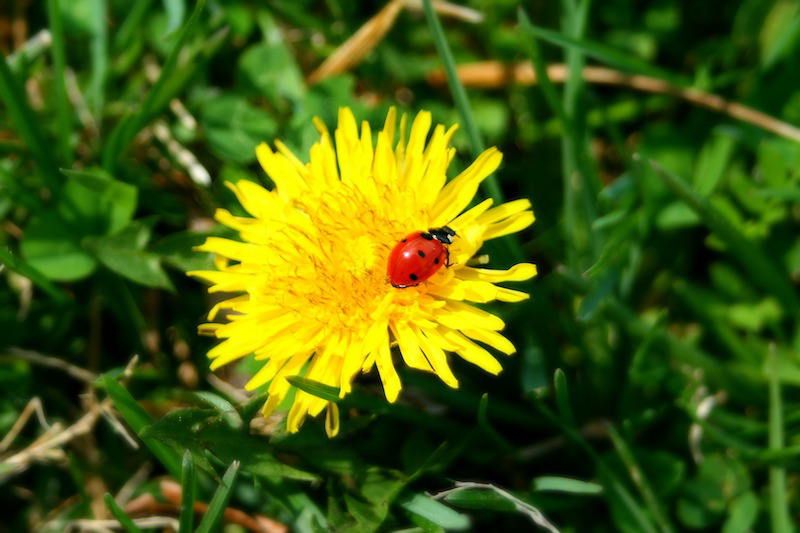
#> input picture Machine-Learning/images/unsupervised_learning/ladybug.png, 800 x 533 px, found by its file name
$ python chapter09_unsupervised_learning.py
#> lines starting #> are read from the running program, lines starting #| are printed output that depends on the picture
IMAGES_PATH = "./images/unsupervised_learning"
def save_fig(fig_id, tight_layout=True, fig_extension="png", resolution=300):
    path = os.path.join(IMAGES_PATH, fig_id + "." + fig_extension)
    print("Saving figure", fig_id)
    if tight_layout:
        plt.tight_layout()
    plt.savefig(path, format=fig_extension, dpi=resolution)

from sklearn.datasets import load_iris
X = load_iris().data
y = load_iris().target

from sklearn.cluster import KMeans
k = 5
kmeans = KMeans(n_clusters=5)
y_pred = kmeans.fit_predict(X)

#- KMeans 클래스의 인스턴스는 labels_ 인스턴스 변수에
#- 훈련된 샘플의 레이블을 가지고 있음
print(kmeans.labels_)          #- 훈련 샘플 레이블
print(kmeans.cluster_centers_) #- 이 알고리즘이 찾은 센트로이드

#- 새로운 샘플에 가장 가까운 센트로이드의 클러스터를 할당할 수 있음
import numpy as np
X_new = np.array([[0, 2, 3, 4], [3, 2, 4, 1], [-3, 3, 0, 0], [-3, 2.5, 3, 1]])
kmeans.predict(X_new)

#- KMeans 의 transform 함수는 샘플과 각 센트로이드 사이의 거리를 반환
kmeans.transform(X)

## 센트로이드 초기화 방법
#- 센트로이드를 근사하게 알 수 있다면 init 매개변수에 센트로이드 리스트를 담은
#- 넘파이 배열을 지정하고 n_init = 1로 지정
good_init = np.array([[-3, 3], [-3, 2], [-3, 1], [-1, 2], [0, 2]])
kmeans = KMeans(n_clusters=5, init=good_init, n_init=10)

#- Kmeans 모델의 이너셔 확인
kmeans = KMeans(n_clusters=5)
kmeans.fit(X)
print(kmeans.inertia_)

#- mini-batch kmeans
from sklearn.cluster import MiniBatchKMeans
minibatch_kmeans = MiniBatchKMeans(n_clusters=5)
minibatch_kmeans.fit(X)

#- 실루엣 점수 계산.
from sklearn.metrics import silhouette_score
silhouette_score(X, kmeans.labels_)

###########################################
## 군집을 이용한 색상 분할(color segmentation) ##
###########################################
from matplotlib.image import imread
import os
image = imread(os.path.join("images", "unsupervised_learning", "ladybug.png"))
#> image is the input picture: shape (533, 800, 3) float32; mean R, G, B 0.279, 0.372, 0.0529
print(f"image.shape : {image.shape}")
#| image.shape : (533, 800, 3)

#- imread : 0.0 ~ 1.0 사이
#- imageio.imread : 0 ~ 255 사이
#- 어떤 이미지는 더 적은 채널을 가지고(흑백사진), 어떤 이미지는 더 많은 채널을 가짐(투명도를 위한 알파채널 추가)
#- 위성 이미지는 종종 여러 전자기파에 대한 채널을 포함함(ex) 적외선)

#- 다음 코드는 RGB 색상의 긴 리스트로 변환한 다음 k-means 알고리즘을 사용해 클러스터로 모음
#- 각 색상에 대해 그 픽셀의 컬러 클러스터의 평균 컬러를 찾음. 예를 들어 모든 초록색은 모두 밝은 초록색으로 바뀔 수 있음
#- 마지막으로 shape 기존의 image shape과 동일하게 변경
X = image.reshape(-1, 3)
kmeans = KMeans(n_clusters=8).fit(X)
segmented_img = kmeans.cluster_centers_[kmeans.labels_] #- 색상 클러스터링
segmented_img = segmented_img.reshape(image.shape)
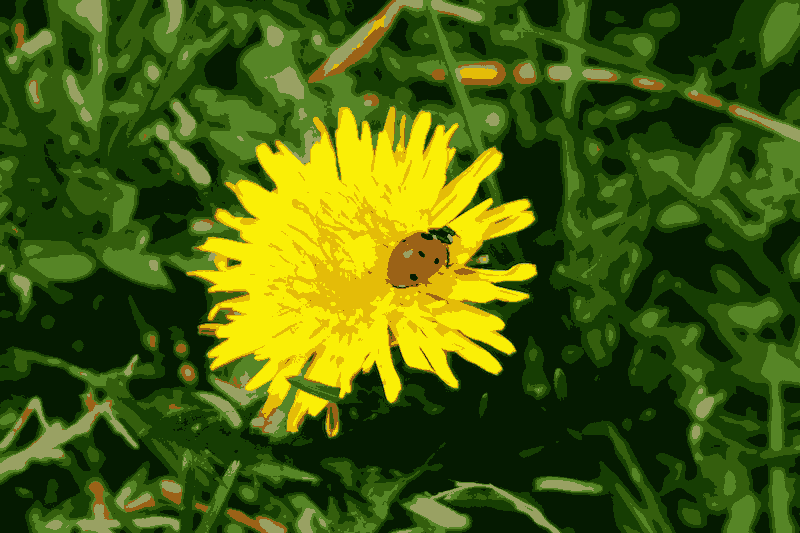
#> segmented_img: shape (533, 800, 3) float32; mean R, G, B 0.278, 0.371, 0.0529

#- 클러스터 개수를 조정하면 색상이 변경되는데, 무당벌레의 색상은 전체 이미지에서 조금 들어가있기 때문에
#- 다른 색과 합쳐지는 경향이 보임!

####################
## 군집을 사용한 전처리 ##
####################
from sklearn.datasets import load_digits
X_digits, y_digits = load_digits(return_X_y=True)

from sklearn.model_selection import train_test_split
X_train, X_test, y_train, y_test = train_test_split(X_digits, y_digits)

from sklearn.linear_model import LogisticRegression
log_reg = LogisticRegression(max_iter=1000)
log_reg.fit(X_train, y_train)
round(log_reg.score(X_test, y_test), 4)

#- cluster k-means 를 활용하여 전처리
#- 파이프라인을 만들어 훈련 세트를 50개의 클러스터로 모음
#- 이미지 50개 클러스터까지 거리로 바꿈
from sklearn.pipeline import Pipeline
pipeline = Pipeline([
    ("kmeans", KMeans(n_clusters=50)),
    ('log_reg', LogisticRegression(max_iter=100)),
])
pipeline.fit(X_train, y_train)
pipeline.score(X_test, y_test)

from sklearn.model_selection import GridSearchCV
param_grid = dict(kmeans__n_clusters=range(75, 100))
grid_clf = GridSearchCV(pipeline, param_grid, cv=3, verbose=2)
grid_clf.fit(X_train, y_train)

########################
## 군집을 사용한 준지도 학습 ##
########################
n_labels = 50
log_reg = LogisticRegression()
log_reg.fit(X_train[:n_labels], y_train[:n_labels])
log_reg.score(X_test, y_test) #- 0.86

#- 정확도가 훨씬 낮음
#- 이를 개선하기 위해 먼저 훈련 세트를 50개의 클러스터로 나눔
#- 그다음 각 클러스터에서 센트로이드에 가장 가까운 이미지를 찾음.
#- 이런 이미지를 대표 이미지(representative image)라고 함
import numpy as np
import matplotlib.pyplot as plt
from sklearn.cluster import KMeans

kmeans = KMeans(n_clusters=50)
X_digits_dist = kmeans.fit_transform(X_train)
representative_digit_idx = np.argmin(X_digits_dist, axis=0)
X_representative_digits = X_train[representative_digit_idx]

plt.figure(figsize=(8, 2))
for index, X_representative_digit in enumerate(X_representative_digits):
    plt.subplot(n_labels // 10, 10, index + 1) #- 5x10 의 50개의 칸, index+1 위치에 이미지 삽입한다는 의미
    plt.imshow(X_representative_digit.reshape(8, 8), cmap="binary", interpolation="bilinear")
    plt.axis('off')

#- 이미지를 보고 수동으로 y 할당
y_representative_digits = np.array([6, 8, 4, 3, 1, 0, 1, 2, 2, 5, 4, 6, 3, 1, 7, 9, 4, 7, 8, 6,
                                    4, 1, 9, 2, 0, 2, 7, 9, 5, 3, 7, 5, 1, 6, 8, 2, 9, 7, 5, 2,
                                    0, 8, 0, 4, 1, 0, 8, 6, 1, 9])

#- 레이블된 50개 샘플로 이루어진 데이터셋이 준비됨
#- 하지만 무작위로 고른 샘플은 아니고 이미지들은 각 클러스터를 대표하는 이미지
#- 성능이 조금이라도 높은지 확인해보자
log_reg = LogisticRegression()
log_reg.fit(X_representative_digits, y_representative_digits)
print(log_reg.score(X_test, y_test))

#- 50개의 모델을 훈련했을 뿐인데, 83.3% -> 92.2%로 확 올라감
#- 샘플에 레이블을 부여하는 것은 많이 어렵기 때문에 대표 샘플에 레이블을 할당하고 label propagation 을 해보자

#- y_train_propagated : 앞선 수동 레이블을 기반으로, 같은 클러스터 데이터는 수동 레이블을 할당
y_train_propagated = np.empty(len(X_train), dtype=np.int32)
for i in range(n_labels):
    y_train_propagated[kmeans.labels_== i] = y_representative_digits[i]

#- LogisticRegression 재학습
log_reg = LogisticRegression()
log_reg.fit(X_train, y_train_propagated)
log_reg.score(X_test, y_test)

#- 92% 정도의 정확도를 나타내는데, 이는 놀라울 정도는 아님.
#- 그 이유는 대표 샘플의 레이블을 동일한 클러스터의 모든 데이터에 전파했기 때문
#- 클러스터 경계에 가깝게 위치한 샘플이 포함되어 있고, 아마 잘못 레이블이 부여되었을 것임
#- 센트로이드와 가까운 샘플의 20%만 레이블을 전파해보고 어떻게 되는지 확인해보자

percentile_closest = 20
X_cluster_dist = X_digits_dist[np.arange(len(X_train)), kmeans.labels_]

for i in range(n_labels):
    in_cluster = (kmeans.labels_ == i)
    cluster_dist = X_cluster_dist[in_cluster]
    cutoff_distance = np.percentile(cluster_dist, percentile_closest) #- 각 클러스터별 20% 분위수 계산
    above_cutoff = (X_cluster_dist > cutoff_distance)
    X_cluster_dist[in_cluster & above_cutoff] = -1

partially_propagated = (X_cluster_dist != -1)
X_train_partially_propagated = X_train[partially_propagated]
y_train_partially_propagated = y_train_propagated[partially_propagated]

print(f"X_train_partially_propagated.shape : {X_train_partially_propagated.shape}")
print(f"y_train_partially_propagated.shape : {y_train_partially_propagated.shape}")

log_reg = LogisticRegression()
log_reg.fit(X_train_partially_propagated, y_train_partially_propagated)
log_reg.score(X_test, y_test)

#- 실제 label propagation 이 성능이 좋음
np.mean(y_train_partially_propagated == y_train[partially_propagated])

############
## DBSCAN ##
############
from sklearn.cluster import DBSCAN
from sklearn.datasets import make_moons

X, y = make_moons(n_samples=1000, noise=0.05)
dbscan = DBSCAN(eps=0.05, min_samples=5)
dbscan.fit(X)

#- 모든 샘플의 레이블은 _labels 에 저장
print(dbscan.labels_) #- -1인 것들은 샘플의 이상치로 판단했다는 것
print(np.unique(dbscan.labels_)) #- 총 9개의 cluster 생성

#- core instance 확인
#- core_sample_indices_ --> core instance의 index
#- components_          --> core instance value
print(f"core instance 개수 : {len(dbscan.core_sample_indices_)}")
print(f"core instance : {dbscan.components_}")

#- 클러스터를 7개 만들었고, 많은 샘플을 이상치로 판단하였으므로,
#- eps 를 0.2로 늘리면 완벽한 군집을 얻을 수 있음

#- DBSCAN 은 predict 함수를 제공하지 않고, predict_fit 함수만 제공
#- 다시 말해 이 알고리즘은 새로운 데이터셋이 들어왔을 때 클러스터를 예측할 수 없음
#- 따라서 사용자가 필요한 예측기를 선택해야 함 --> 분류 모델을 학습해야 한다는 의미
from sklearn.neighbors import KNeighborsClassifier
knn = KNeighborsClassifier(n_neighbors=50)
knn.fit(dbscan.components_, dbscan.labels_[dbscan.core_sample_indices_])

X_new = np.array([[-0.5, 0], [0, 0.5], [1, -0.1], [2, 1]])
knn.predict(X_new)
knn.predict_proba(X_new)

#- 이 분류기를 핵심 샘플만 학습할수도 있고, 모든 샘플에 대해서 학습할 수도 있음
#- 또는 이상치를 제외할 수도 있음. 선택은 최종 작업의 성능에 따라 결정됨

#- 훈련 세트에는 이상치가 없기 때문에 클러스터가 멀리 떨어져 있어도 분류기는 항상 클러스터로 분류함
#- 최대 거리를 사용하면 두 클러스터에서 멀리 떨어진 샘플을 이상치로 간단히 분류할 수 있음
#- KNeighborsClassifier의 kneighbors() 메서드 사용
#- 이 메서드에 샘플을 전달하면 훈련 세트에서 가장 가까운 k개 이웃의 거리와 인덱스를 반환

y_dist, y_pred_idx = knn.kneighbors(X_new, n_neighbors=1)
y_pred = dbscan.labels_[dbscan.core_sample_indices_][y_pred_idx]
y_pred[y_dist > 0.2] = -1
y_pred.ravel()

#########
## GMM ##
#########
from sklearn.mixture import GaussianMixture
gm = GaussianMixture(n_components=3, n_init=10)
gm.fit(X)

#- 이 알고리즘이 추정한 파라미터를 확인해보자
#- 특성이 두개 이므로, 평균이 특성마다 하나씩 반환되었고, 공분산 행렬의 크기는 2x2
print(gm.weights_)      #- phi
print(gm.means_)        #- means
print(gm.covariances_)  #- covariance

#- 이 데이터를 생성하기 위해 사용한 가중치는 0.2, 0.4, 0.4임
#- 평균과 분산 행렬도 이 알고리즘이 찾은 것과 매우 비슷함.

#- 알고리즘이 수렴했는지 여부와 반복횟수 확인 가능
print(gm.converged_)
print(gm.n_iter_)

#- 새로운 데이터 투입시 값 예측
gm.predict(X)
gm.predict_proba(X)

#- 가우시안 모델은 generative model 이므로, 이 모델에서 새로운 샘플을 만들 수 있음
X_new, y_new = gm.sample(6)
print(X_new)
print(y_new)

gm_score_samples = gm.score_samples(X)

#- 4% 백분위수를 밀도 임곗값으로 사용하여 이상치를 구분
import numpy as np
densities = gm.score_samples(X)
density_threshold = np.percentile(densities, 4)
anomalies = X[densities < density_threshold]

#- bic(), aic() 사용하여 AIC, BIC를 계산
gm.bic(X)
gm.aic(X)
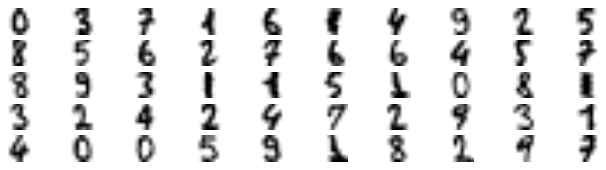
#> figure drawn by matplotlib, 50 panels
